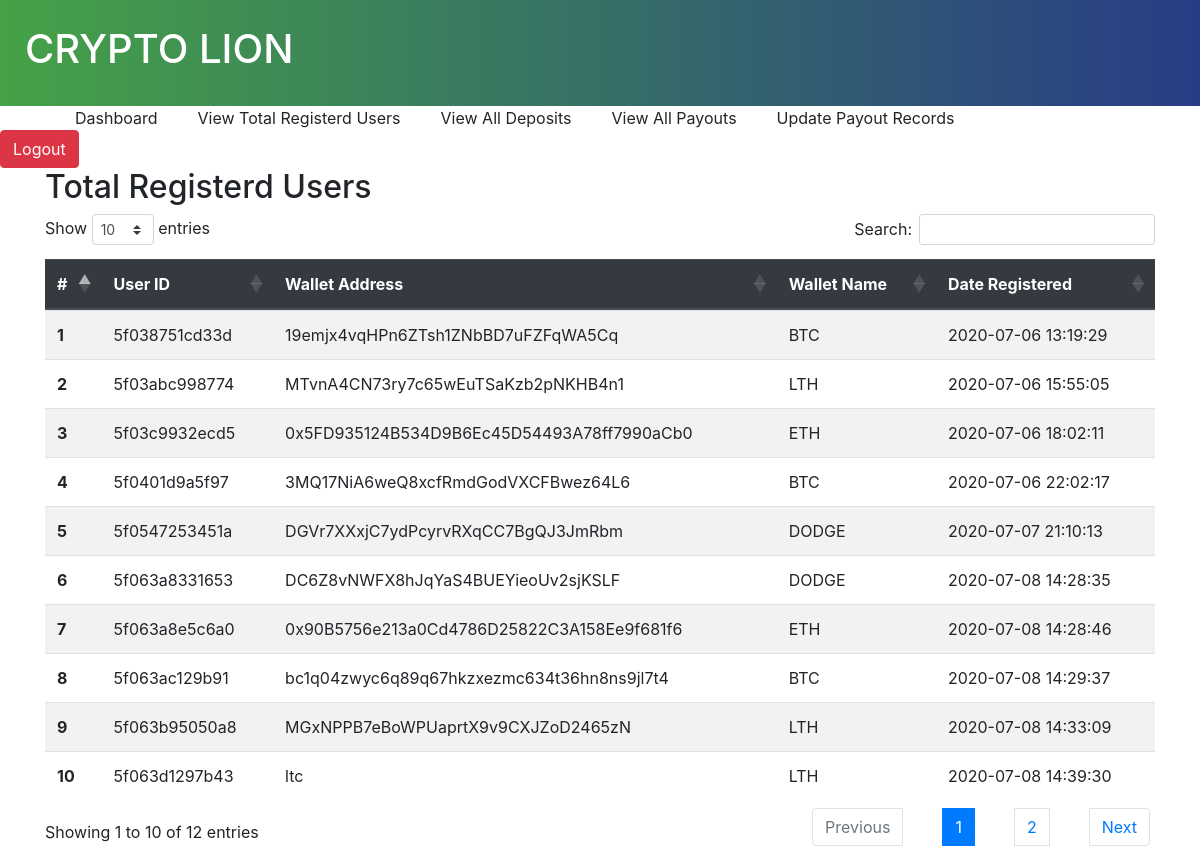
The page /admin/total_registerd.php (signed in) on the database its author committed.
### tables this page shows
CREATE TABLE `users` (
  `id` int(11) NOT NULL,
  `user_id` varchar(255) NOT NULL,
  `wallet_id` varchar(255) NOT NULL,
  `wallet_name` varchar(255) NOT NULL,
  `deposits` varchar(255) NOT NULL,
  `total_deposits` varchar(255) NOT NULL,
  `payouts` varchar(255) NOT NULL,
  `total_payouts` varchar(255) NOT NULL,
  `created_at` datetime NOT NULL DEFAULT current_timestamp()
);

### admin/total_registerd.php (the view, shortened to what this page needs)
<?php
include 'connection.php';
?>
<!DOCTYPE html>
<html lang="en">
<head>
    <link rel="stylesheet" href="https://cdnjs.cloudflare.com/ajax/libs/font-awesome/5.12.0-2/css/all.min.css" />
    <link rel="stylesheet" href="https://stackpath.bootstrapcdn.com/bootstrap/4.5.0/css/bootstrap.min.css">
    <link rel="stylesheet" href="./css/main.css">
    <link rel="stylesheet" href="https://cdn.datatables.net/1.10.21/css/dataTables.bootstrap4.min.css">
</head>
<body>
<div class="nav">
    <h1>CRYPTO LION</h1>
    </div>
    <ul>
    <a href=""><li>Dashboard</li></a>
    <a href="total_registerd.php"><li>View Total Registerd Users</li></a>
    <a href="view_deposits.php"><li>View All Deposits</li></a>
    <a href="view_payouts.php"><li>View All Payouts</li></a>
    <a href="update_payout.php"><li>Update Payout Records</li></a>
    </ul>
    <form action="logout.php" method="POST">
        <button class="btn btn-danger" name="logout" type="submit">Logout</button>
    </form>
    <div class="container">
    <h2>Total Registerd Users</h2>
    <table class="table table-striped" id="table">
  <thead class="thead-dark">
    <tr>
      <th scope="col">#</th>
      <th scope="col">User ID</th>
      <th scope="col">Wallet Address</th>
      <th scope="col">Wallet Name</th>
      <th scope="col">Date Registered</th>
    </tr>
  </thead>
  <tbody>
  <?php
  $num =0;
$query = "SELECT * FROM `users`";
$result = mysqli_query($link, $query);
while ($row = mysqli_fetch_array($result)) {
    $num ++;
    ?>
    <tr>
      <th scope="row"><?php echo $num ?></th>
      <td><?php echo $row['user_id'] ?></td>
      <td><?php echo $row['wallet_id'] ?></td>
      <td><?php echo $row['wallet_name'] ?></td>
      <td><?php echo $row['created_at'] ?></td>
    </tr>
      <?php
}
  ?>
  </tbody>
</table>
    </div>
</body>
</html>

### admin/css/main.css (style rules this page uses)
.nav { background: #283c86; background: -webkit-gradient(linear, left top, right top, from(#45a247), to(#283c86)); background: linear-gradient(to right, #45a247, #283c86); color: white; width: 100%; padding: 25px; display: block; -webkit-box-align: center; -ms-flex-align: center; align-items: center; -webkit-box-pack: justify; -ms-flex-pack: justify; justify-content: space-between; }
ul { width: 100%; display: -webkit-box; display: -ms-flexbox; display: flex; -webkit-box-align: center; -ms-flex-align: center; align-items: center; margin: 0 auto; }
ul a { color: inherit; text-decoration: none; }
ul li { list-style: none; color: inherit; margin-left: 35px; margin-right: 5px; }

### rows shown on the page
users: user "5f038751cd33d", wallet "19emjx4vqHPn6ZTsh1ZNbBD7uFZFqWA5Cq", wallet_name "BTC", created_at "2020-07-06 13:19:29"
users: user "5f03abc998774", wallet "MTvnA4CN73ry7c65wEuTSaKzb2pNKHB4n1", wallet_name "LTH", created_at "2020-07-06 15:55:05"
users: user "5f03c9932ecd5", wallet "0x5FD935124B534D9B6Ec45D54493A78ff7990aCb0", wallet_name "ETH", created_at "2020-07-06 18:02:11"
users: user "5f0401d9a5f97", wallet "3MQ17NiA6weQ8xcfRmdGodVXCFBwez64L6", wallet_name "BTC", created_at "2020-07-06 22:02:17"
users: user "5f0547253451a", wallet "DGVr7XXxjC7ydPcyrvRXqCC7BgQJ3JmRbm", wallet_name "DODGE", created_at "2020-07-07 21:10:13"
users: user "5f063a8331653", wallet "DC6Z8vNWFX8hJqYaS4BUEYieoUv2sjKSLF", wallet_name "DODGE", created_at "2020-07-08 14:28:35"
users: user "5f063a8e5c6a0", wallet "0x90B5756e213a0Cd4786D25822C3A158Ee9f681f6", wallet_name "ETH", created_at "2020-07-08 14:28:46"
users: user "5f063ac129b91", wallet "bc1q04zwyc6q89q67hkzxezmc634t36hn8ns9jl7t4", wallet_name "BTC", created_at "2020-07-08 14:29:37"
users: user "5f063b95050a8", wallet "MGxNPPB7eBoWPUaprtX9v9CXJZoD2465zN", wallet_name "LTH", created_at "2020-07-08 14:33:09"
users: user "5f063d1297b43", wallet "ltc", wallet_name "LTH", created_at "2020-07-08 14:39:30"
